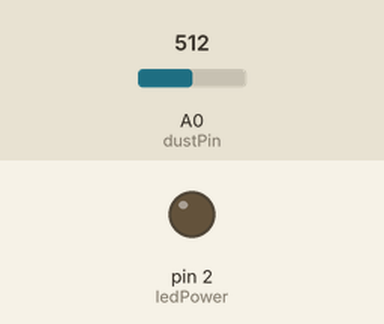
This sketch was run on a simulated Arduino Uno, built for the host (arithmetic inside an expression is 32-bit, double 64-bit). On the bench: output pins drawn as LEDs (lit = HIGH). Inputs (shaded band) come from the test bench; at power-on: A0 (dustPin) = 512. WiFi joins after 1.5 s; servers stay silent unless stated; uploads are accepted with an empty reply; what the sketch prints to the serial monitor is not drawn.

Above: at 0.0 s.
At 2.6 s:
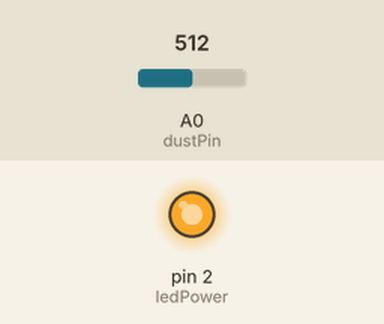
Timing chart, 0 to 42.5 s (numbered marks = the images above):
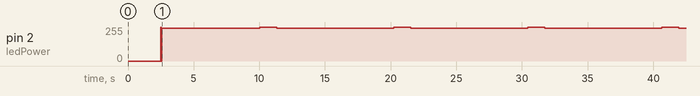

The sketch:

dust.ino
```cpp
/*
 Interface to Sharp GP2Y1010AU0F Particle Sensor
 Program by Christopher Nafis
 Written April 2012

 http://www.sparkfun.com/datasheets/Sensors/gp2y1010au_e.pdf
 http://sensorapp.net/?p=479

 Sharp pin 1 (V-LED)   => 5V (connected to 150ohm resister)
 Sharp pin 2 (LED-GND) => Arduino GND pin
 Sharp pin 3 (LED)     => Arduino pin 2
 Sharp pin 4 (S-GND)   => Arduino GND pin
 Sharp pin 5 (Vo)      => Arduino A0 pin
 Sharp pin 6 (Vcc)     => 5V
 */
#include <SPI.h>
#include <Ethernet.h>
#include <stdlib.h>

byte mac[] = {
  0x90, 0xA2, 0xDA, 0x0D, 0x27, 0x55};
IPAddress ip(192,168,1,90);
IPAddress gateway(192,168,1,1);
IPAddress subnet(255, 255, 255, 0);

// initialize the library instance:
EthernetClient client;

long lastConnectionTime = 0;        // last time you connected to the server, in milliseconds
boolean lastConnected = false;      // state of the connection last time through the main loop
const int postingInterval = 10000;  //delay between updates to Pachube.com

int dustPin=0;
int ledPower=2;
int delayTime=280;
int delayTime2=40;
float offTime=9680;

int dustVal=0;
int i=0;
float ppm=0;
char s[32];
float voltage = 0;
float dustdensity = 0;
float ppmpercf = 0;

void setup(){
  Serial.begin(9600);
  pinMode(ledPower,OUTPUT);

  // give the ethernet module time to boot up:
  delay(1000);
  // start the Ethernet connection:
  if (Ethernet.begin(mac) == 0) {
    Serial.println("Failed to configure Ethernet using DHCP");
    // Configure manually:
    Ethernet.begin(mac, ip);
  }
  i=0;
  ppm =0;
}

void loop(){
  i=i+1;
  digitalWrite(ledPower,LOW); // power on the LED
  delayMicroseconds(delayTime);
  dustVal=analogRead(dustPin); // read the dust value
  ppm = ppm+dustVal;
  delayMicroseconds(delayTime2);
  digitalWrite(ledPower,HIGH); // turn the LED off
  delayMicroseconds(offTime);


  // if there's incoming data from the net connection.
  // send it out the serial port.  This is for debugging
  // purposes only:
  if (client.available()) {
    char c = client.read();
    //Serial.print(c);
  }

  // if there's no net connection, but there was one last time
  // through the loop, then stop the client:
  if (!client.connected() && lastConnected) {
    Serial.println();
    Serial.println("disconnecting.");
    client.stop();
  }

  // if you're not connected, and ten seconds have passed since
  // your last connection, then connect again and send data:
  if(!client.connected() && (millis() - lastConnectionTime > postingInterval)) {
    voltage = ppm/i*0.0049;
    dustdensity = 0.17*voltage-0.1;
    ppmpercf = (voltage-0.0256)*120000;
    if (ppmpercf < 0)
      ppmpercf = 0;
    if (dustdensity < 0 )
      dustdensity = 0;
    if (dustdensity > 0.5)
      dustdensity = 0.5;
    String dataString = "";
    dataString += dtostrf(voltage, 9, 4, s);
    dataString += ",";
    dataString += dtostrf(dustdensity, 5, 2, s);
    dataString += ",";
    dataString += dtostrf(ppmpercf, 8, 0, s);
    i=0;
    ppm=0;
    Serial.println(dataString);
    sendData(dataString);
    Serial.println(dataString);
    delay(1000);
  }
  // store the state of the connection for next time through
  // the loop:
  lastConnected = client.connected();
}

// this method makes a HTTP connection to the server:
void sendData(String thisData) {
  // if there's a successful connection:
  if (client.connect("www.pachube.com", 80)) {
    Serial.println("connecting...");
    // send the HTTP PUT request.
    // fill in your feed address here:
    client.print("PUT /api/YOUR_FEED_HERE.csv HTTP/1.1\n");
    client.print("Host: www.pachube.com\n");
    // fill in your Pachube API key here:
    client.print("X-PachubeApiKey: YOUR_KEY_HERE\n");
    client.print("Content-Length: ");
    client.println(thisData.length(), DEC);

    // last pieces of the HTTP PUT request:
    client.print("Content-Type: text/csv\n");
    client.println("Connection: close\n");

    // here's the actual content of the PUT request:
    client.println(thisData);

    // note the time that the connection was made:
    lastConnectionTime = millis();

  }
  else {
    // if you couldn't make a connection:
    Serial.println("connection failed");
  }
}
```
